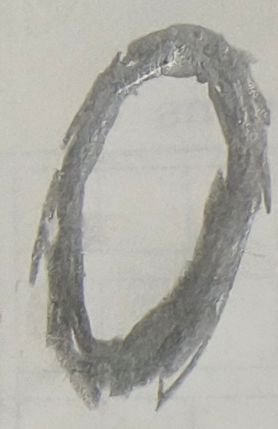
#> input picture photos/0.jpg, 278 x 429 px; its folder holds only this picture in this run
$ python -i knn.py   (imports and definitions only)
#> lines starting #> are read from the running program, lines starting #| are printed output that depends on the picture
import numpy as np
import operator
from PIL import Image
from os import listdir

# 全局变量，数据大小
sizeof_data_base = 0

# 增加新样本的个数


# [123 lines left out: functions get_new_data_num, upddate_new_data_num, ima_line, creat_data_label, creat_data_base, chose and 3 more, not called in this run]


def rewrite_photo(filename):
#> called with filename = 'photos/0.jpg'
    num = int(filename[7])
    img = Image.open(filename)
#> img is the input picture: PIL image 278x429 RGB; mean R, G, B 173.9, 172.9, 166.5
    #重新设置像素格式
    img = img.resize((32,32))
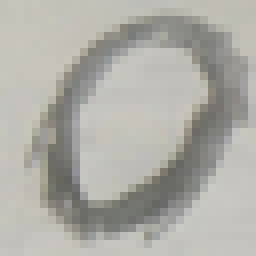
#> img: PIL image 32x32 RGB (shown 8 times larger); mean R, G, B 173.9, 172.9, 166.5
    #设置黑白图片
    img = img.convert('L')
#> img: PIL image 32x32 L
    temp_image = open('photos/%dtest.txt' %(num),'w')
    for i in range(32):
        for j in range(32):
            color = img.getpixel((j,i))
            if color > 160:
                temp_image.write('0')
            else:
                temp_image.write('1')
        temp_image.write('\n')
    temp_image.close()

# [16 lines left out: function test_photo, not called in this run]

>>> result = rewrite_photo('photos/0.jpg')

$ run again, on photos/1.jpg
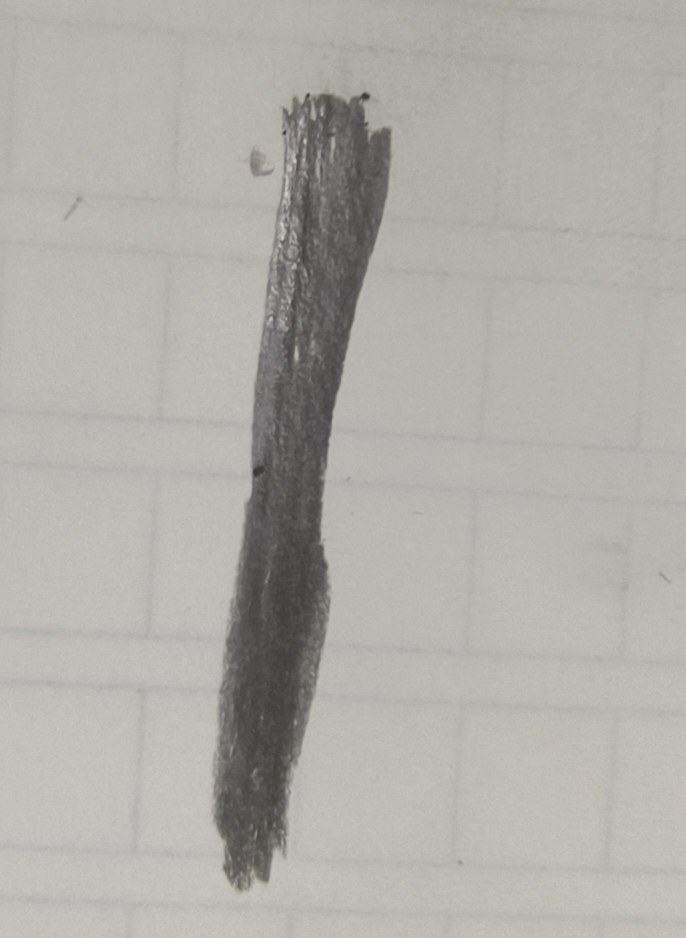
#> input picture photos/1.jpg, 1372 x 1876 px (shown at 1/2 size)
#> in rewrite_photo, img is the input picture: PIL image 1372x1876 RGB; mean R, G, B 175.9, 173.5, 168.3
#> in rewrite_photo, `img = img.resize((32,32))`:
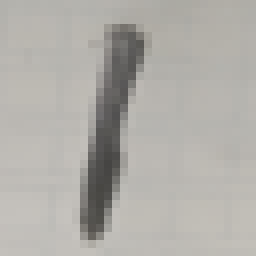
#> img: PIL image 32x32 RGB (shown 8 times larger); mean R, G, B 175.9, 173.5, 168.3

$ run again, on photos/2.jpg
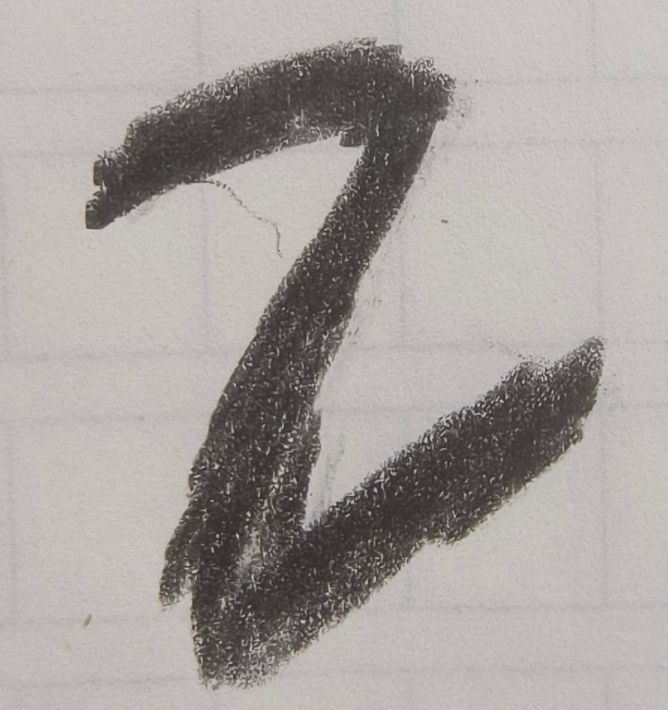
#> input picture photos/2.jpg, 668 x 710 px
#> in rewrite_photo, img is the input picture: PIL image 668x710 RGB; mean R, G, B 167.2, 162.2, 158.7
#> in rewrite_photo, `img = img.resize((32,32))`:
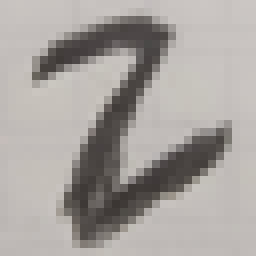
#> img: PIL image 32x32 RGB (shown 8 times larger); mean R, G, B 167.2, 162.2, 158.7

$ run again, on photos/3.jpg
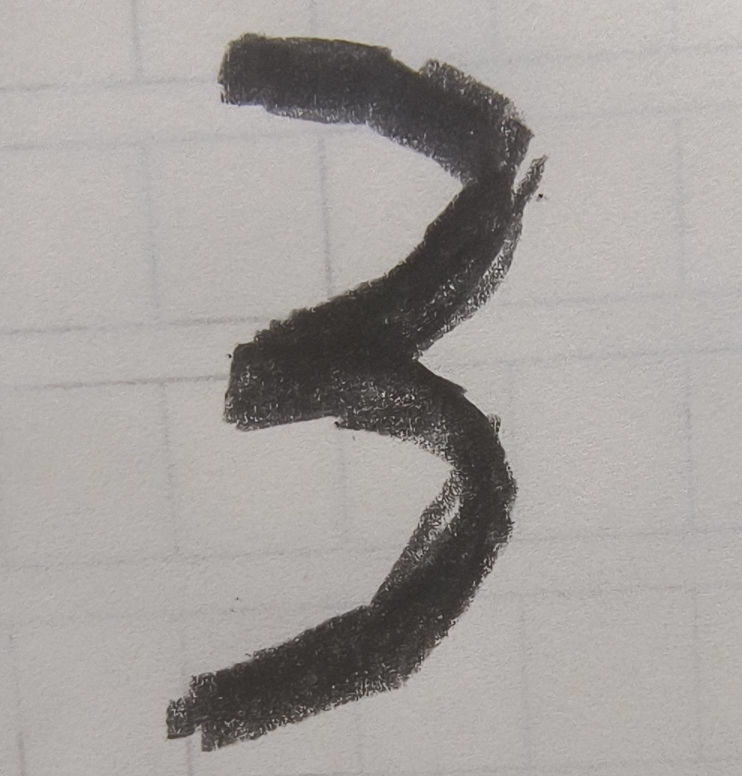
#> input picture photos/3.jpg, 1484 x 1552 px (shown at 1/2 size)
#> in rewrite_photo, img is the input picture: PIL image 1484x1552 RGB; mean R, G, B 163.5, 159.4, 156.7
#> in rewrite_photo, `img = img.resize((32,32))`:
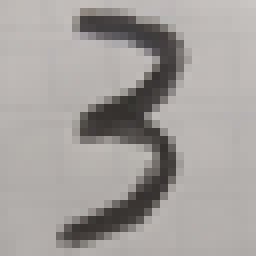
#> img: PIL image 32x32 RGB (shown 8 times larger); mean R, G, B 163.5, 159.4, 156.7
